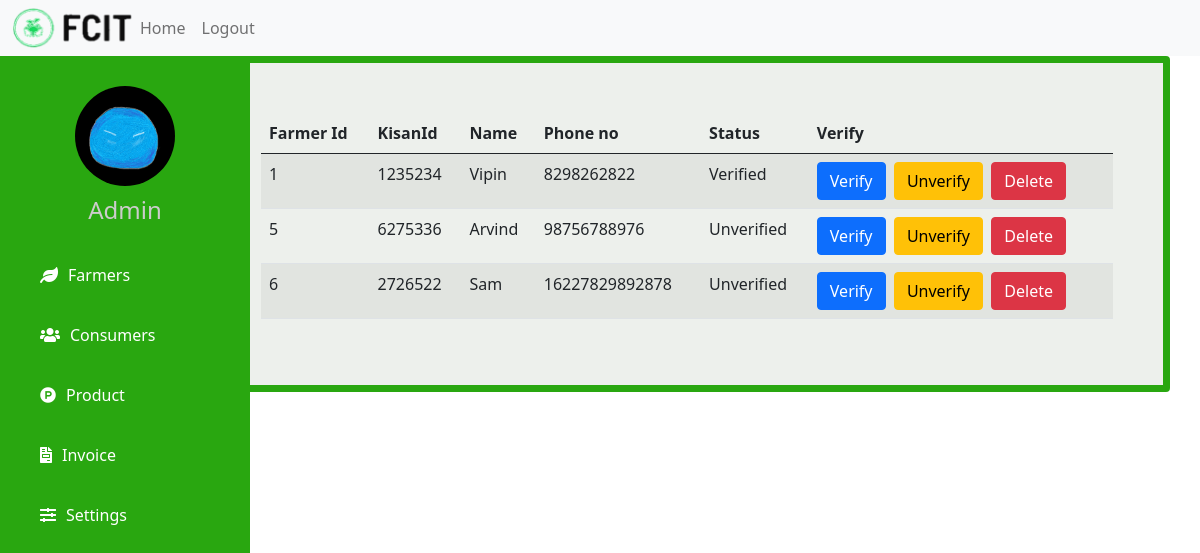
/hakV6/hakV6/admin/farm.php, run on the app's committed database.
### tables this page shows
CREATE TABLE IF NOT EXISTS `farmerdetails` (
  `FarmerID` int(11) NOT NULL AUTO_INCREMENT,
  `Fname` varchar(200) NOT NULL,
  `City` varchar(200) NOT NULL,
  `Password` varchar(200) NOT NULL,
  `State` varchar(200) NOT NULL,
  `Status` varchar(200) NOT NULL,
  `Phone` varchar(200) NOT NULL,
  `Email` varchar(200) NOT NULL,
  `KisanID` varchar(200) NOT NULL,
  `Address` varchar(200) NOT NULL,
  PRIMARY KEY (`FarmerID`)
);

### hakV6/hakV6/admin/farm.php (the view, shortened to what this page needs)
<!DOCTYPE html>
<html lang="en">
<head>
    <link href="https://cdn.jsdelivr.net/npm/bootstrap@5.0.0-beta3/dist/css/bootstrap.min.css" rel="stylesheet">
    <link rel="stylesheet" href="css/style.css">
    <link rel="stylesheet" href="https://cdnjs.cloudflare.com/ajax/libs/font-awesome/5.12.1/css/all.min.css">
</head>
<body>
    <?php require_once 'process2.php';?>
        <?php
          $mysqli = new mysqli('localhost','root','','hackathon') or die(mysqli_error($mysqli));
          $result = $mysqli->query("select * from farmerdetails") or die($mysqli->error);
        ?>
        <nav class="navbar navbar-expand-lg navbar-light bg-light" style="background-color: #e3f2fd;">
        <div class="container-fluid">
            <img src="pic/t2.png" style="width:120px;height:40px;" />
            <div class="collapse navbar-collapse" id="navbarNavAltMarkup">
            <div class="navbar-nav ml-auto ">
                <div class="mr-auto"><a class="nav-link" href="dash.php">Home</a></div>
                <div class="ml-auto"><a class="nav-link" href="logout.php">Logout</a></div>
            </div>
            </div>
        </div>
        </nav>
    <div class="sidebar">
        <center>
            <img src="pic/acc.png" class="profile_image" alt="">
            <h4>Admin</h4>
        </center>
      <a href="farm.php"><i class="fas fa-leaf"></i><span>Farmers</span></a>
      <a href="user.php"><i class="fas fa-users"></i><span>Consumers</span></a>
      <a href="prod.php"><i class="fab fa-product-hunt"></i><span>Product</span></a>
      <a href="invoice.php"><i class="fas fa-file-invoice"></i><span>Invoice</span></a>
      <a href="set.php"><i class="fas fa-sliders-h"></i><span>Settings</span></a>
    </div>
  <div class="container" >
    <table class="table table-striped">
  <thead>
    <tr>
    <tr>
          <th scope="col">Farmer Id</th>
          <th scopr="col">KisanId</th>
          <th scope="col">Name</th>
          <th scope="col">Phone no</th>
          <th scope="col">Status</th>
          <th colspan="3">Verify</th>
        </tr>
    </tr>
  </thead>
  <tbody>
  <?php
          while ($row= $result->fetch_assoc()): ?>
        <tr>
          <td><?php echo $row['FarmerID'] ?></td>
          <td><?php echo $row['KisanID'] ?></td>
          <td><?php echo $row['Fname'] ?></td>
          <td><?php echo $row['Phone'] ?></td>
          <td><?php echo $row['Status'] ?></td>
          <td>
                 <a href="farm.php?verify=<?php echo $row['FarmerID']; ?>"
                  class="btn btn-primary">Verify</a>&nbsp;
                 <a href="farm.php?unverify=<?php echo $row['FarmerID']; ?>"
                  class="btn btn-warning">Unverify</a>&nbsp;
                 <a href="farm.php?delete=<?php echo $row['FarmerID']; ?>"
                  class="btn btn-danger">Delete</a>
          </td>
        </tr>
          <?php endwhile; ?>
  </tbody>
</table>
  </div>
</body>
</html>

### hakV6/hakV6/admin/css/style.css (style rules this page uses)
body { width: 100%; overflow: hidden; }
.sidebar { background: #29a710; margin-top: 0px; padding-top: 30px; position: fixed; left: 0; width: 250px; height: 100%; transition: 0.5s; transition-property: left; }
.sidebar .profile_image { width: 100px; height: 100px; border-radius: 100px; margin-bottom: 10px; }
.sidebar h4 { color: #ccc; margin-top: 0; margin-bottom: 20px; }
.sidebar a { color: #fff; display: block; width: 100%; line-height: 60px; text-decoration: none; padding-left: 40px; box-sizing: border-box; transition: 0.5s; transition-property: background; }
.sidebar i { padding-right: 10px; }
a.nav-link { color:rgba(0,0,0,.55); }
.container { border: 7px solid #29a710; border-radius: 4px; width: auto; padding: 50px; margin: 30px; margin-top: 0%; margin-left: 17%; background-color: rgb(237, 240, 236); }

### data on the page
farmerdetails: FarmerID "1", KisanID "1235234", Fname "Vipin", Phone "8298262822", Status "Verified"
farmerdetails: FarmerID "5", KisanID "6275336", Fname "Arvind", Phone "98756788976", Status "Unverified"
farmerdetails: FarmerID "6", KisanID "2726522", Fname "Sam", Phone "16227829892878", Status "Unverified"
